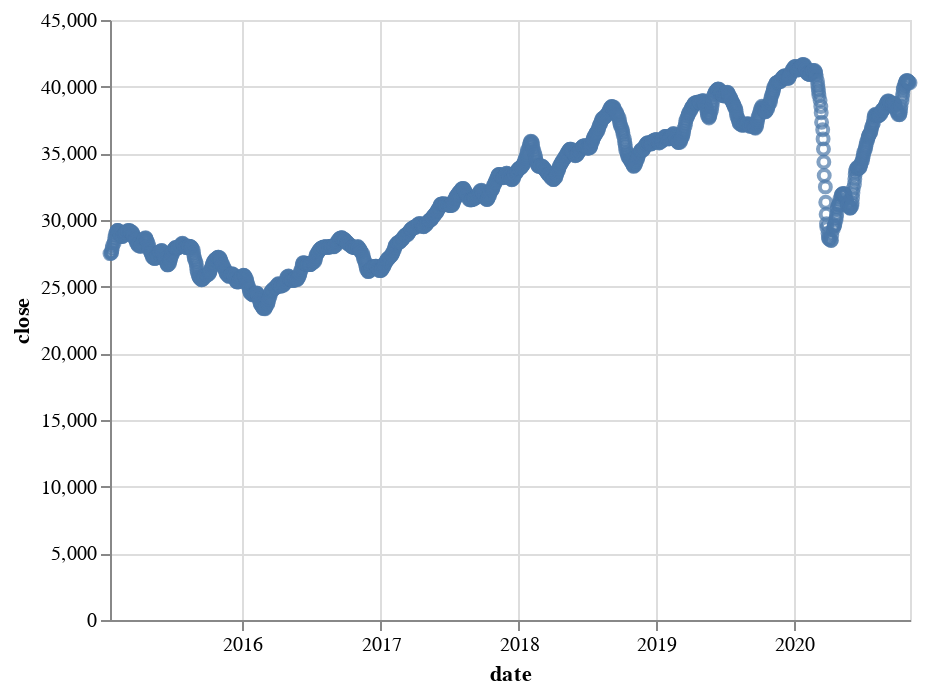

Notebook cell for this chart:
### Code cell
alt.Chart(altdata_tendays).mark_point().encode(
    x ='date',
    y = 'close'
)

### Figure 1 — Vega-Lite specification as saved in the notebook (floating-point values rounded to 4 significant figures; data arrays with more than 128 entries replaced by an {"elided": "..."} marker saying what was removed)
{"config": {"view": {"continuousWidth": 400, "continuousHeight": 300}}, "data": {"name": "data-106a9d6c76944a825b1b54cc6e3764df"}, "mark": "point", "encoding": {"x": {"type": "temporal", "field": "date"}, "y": {"type": "quantitative", "field": "close"}}, "$schema": "https://vega.github.io/schema/vega-lite/v4.8.1.json", "datasets": {"data-106a9d6c76944a825b1b54cc6e3764df": {"elided": "1424 records"}}}
